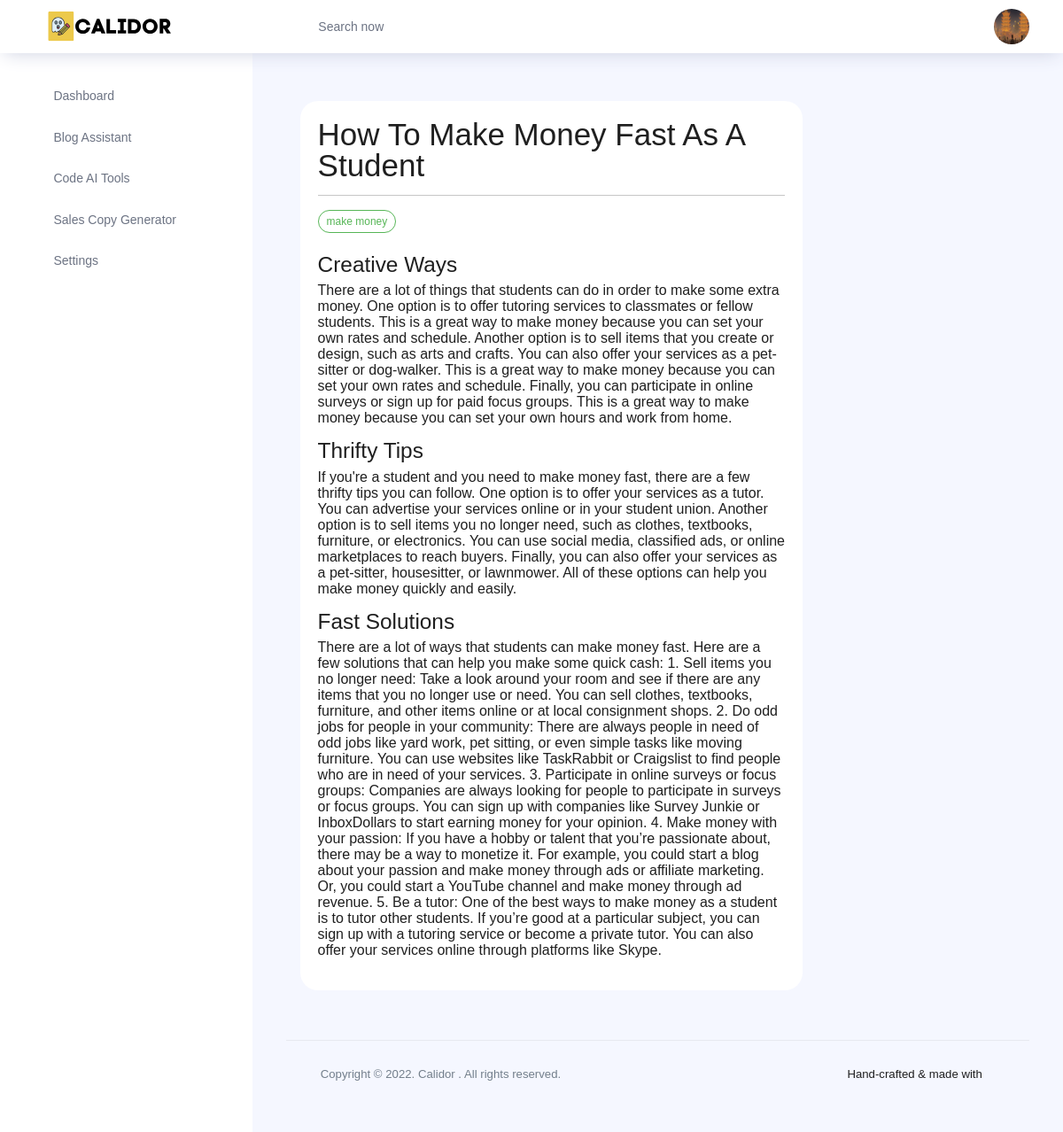
The page /dashboard/view_generated_blog/how-to-make-money-fast-as-a-student-2e867f55270f/ (signed in) on the database its author committed.
### dashboard/models.py (models this page shows, shortened)
class Profile(models.Model):
    user = models.OneToOneField(User, on_delete=models.CASCADE)
    addressLine1 = models.TextField(null=True, blank=True, max_length=200)
    addressLine2 = models.TextField(null=True, blank=True ,max_length=200)
    city = models.TextField(null=True, blank=True, max_length=200)
    state = models.TextField(null=True, blank=True, max_length=200)
    country = models.TextField(null=True, blank=True, max_length=200)
    postalCode = models.TextField(null=True, blank=True, max_length=200)
    profile_image = ResizedImageField(size=[200, 200], quality=90, upload_to='profile_image')
    uniqueId = models.CharField(null=True, blank=True, max_length=100)
    slug = models.SlugField(max_length=500, unique=True, blank=True, null=True)
    date_created = models.DateTimeField(blank=True, null=True)
    last_updated = models.DateTimeField(blank=True, null=True)

class Blog(models.Model):
    blogIdea = models.CharField(blank=True, null=True, max_length=200)
    title = models.CharField( max_length=200)
    audience = models.CharField(blank=True, null=True, max_length=200)
    keyword = models.CharField(blank=True, null=True, max_length=200)
    word_count = models.CharField(blank=True, null=True, max_length=100)
    profile = models.ForeignKey(Profile, on_delete=models.CASCADE)
    uniqueId = models.CharField(null=True, blank=True, max_length=100)
    slug = models.SlugField(max_length=500, unique=True, blank=True, null=True)
    date_created = models.DateTimeField(blank=True, null=True)
    last_updated = models.DateTimeField(blank=True, null=True)

class BlogSection(models.Model):
    title = models.CharField(max_length=200)
    body = models.TextField(blank=True, null=True)
    word_count = models.CharField(blank=True, null=True,max_length=100)
    blog = models.ForeignKey(Blog, on_delete=models.CASCADE)
    uniqueId = models.CharField(null=True, blank=True, max_length=100)
    slug = models.SlugField(max_length=500, unique=True, blank=True, null=True)
    date_created = models.DateTimeField(blank=True, null=True)
    last_updated = models.DateTimeField(blank=True, null=True)

### dashboard/views.py (the view)
# urls.py: path('view_generated_blog/<slug:slug>/', views.view_generated_blog, name='view_generated_blog'),
@login_required
def view_generated_blog(request, slug):
    try:
        blog=Blog.objects.get(slug=slug)
    except:
        messages.error(request, "Something went wrong!!! Try Again!!!")
        return redirect('blog_topic_generator')
    blogSections = BlogSection.objects.filter(blog=blog)
    context = {}
    context['blog'] = blog
    context['blogSections'] = blogSections
    return render(request, 'dashboard/view_generated_blog.html', context=context)

### templates/dashboard/view_generated_blog.html
{% extends 'dashboard/main.html'  %}
{% load static %}
{% block body %}
<div class="container-fluid page-body-wrapper">
  {% include 'dashboard/sidebar.html' %}
  <div class="main-panel">
    <div class="content-wrapper">
        <div class="row w-75 p-3">
            <div class="col-lg-12 grid-margin stretch-card">
                <div class="card">
                    <div class="card-body">
                        <h2 class="text-justify mb-2 ">{{blog.title|title}}</h2>
                        <hr>
                        <h5 class="mb-4"><span class="badge badge-success">{{blog.keyword}}</span></h5>
                        {% for section in blogSections %}
                        <div class="mb-3">
                            <h3>{{section.title|title}}</h3>
                            {{section.body}}
                        </div>
                        {% endfor %}
                    </div>
                </div>
            </div>
        </div>
    {% include  'dashboard/footer.html' %}
  </div>
</div>
{% endblock body %}

### templates/dashboard/nav.html (shortened to what this page needs)
    {% load static %}
    <nav class="navbar col-lg-12 col-12 p-0 fixed-top d-flex flex-row">
      <div class="text-center navbar-brand-wrapper d-flex align-items-center justify-content-center">
        <a class="navbar-brand brand-logo mr-5" href="{% url 'homepage' %}"><img src="{% static 'img/logo.svg' %}" class="mr-2" alt="logo"/></a>
      </div>
      <div class="navbar-menu-wrapper d-flex align-items-center justify-content-end">
        <button class="navbar-toggler navbar-toggler align-self-center" type="button" data-toggle="minimize">
          <span class="icon-menu"></span>
        </button>
        <ul class="navbar-nav mr-lg-2">
          <li class="nav-item nav-search d-none d-lg-block">
            <div class="input-group">
              <div class="input-group-prepend hover-cursor" id="navbar-search-icon">
                <span class="input-group-text" id="search">
                  <i class="icon-search"></i>
                </span>
              </div>
              <input type="text" class="form-control" id="navbar-search-input" placeholder="Search now" aria-label="search" aria-describedby="search">
            </div>
          </li>
        </ul>
        <ul class="navbar-nav navbar-nav-right">
          <li class="nav-item nav-profile dropdown">
            <a class="nav-link dropdown-toggle" href="#" data-toggle="dropdown" id="profileDropdown">
              {% if user.profile.profile_image.name %}
              <img src="{{ user.profile.profile_image.url  }}" alt="profile"/>
              {% else %}
              <img src="{% static 'images/faces/default.jpg' %}" alt="profile"/>
              {% endif %}
            </a>
          </li>
        </ul>
      </div>
    </nav>

### rows shown on the page
Blog: title "How To Make Money Fast As A Student", keyword "make money"
BlogSection: title "Creative Ways", body "There are a lot of things that students can do in order to make some extra money. One option is to offer tutoring services to classmates or fellow students. This is a great way to make money because you can set your own rates and schedule. Another option is to sell items that you create or design, such as arts and crafts. You can also offer your services as a pet-sitter or dog-walker. This is a great way to make money because you can set your own rates and schedule. Finally, you can participate in online surveys or sign up for paid focus groups. This is a great way to make money because you can set your own hours and work from home."
BlogSection: title "Thrifty Tips", body "If you're a student and you need to make money fast, there are a few thrifty tips you can follow. One option is to offer your services as a tutor. You can advertise your services online or in your student union. Another option is to sell items you no longer need, such as clothes, textbooks, furniture, or electronics. You can use social media, classified ads, or online marketplaces to reach buyers. Finally, you can also offer your services as a pet-sitter, housesitter, or lawnmower. All of these options can help you make money quickly and easily."
BlogSection: title "Fast Solutions", body "There are a lot of ways that students can make money fast. Here are a few solutions that can help you make some quick cash: 1. Sell items you no longer need: Take a look around your room and see if there are any items that you no longer use or need. You can sell clothes, textbooks, furniture, and other items online or at local consignment shops. 2. Do odd jobs for people in your community: There are always people in need of odd jobs like yard work, pet sitting, or even simple tasks like moving furniture. You can use websites like TaskRabbit or Craigslist to find people who are in need of your services. 3. Participate in online surveys or focus groups: Companies are always looking for people…"
